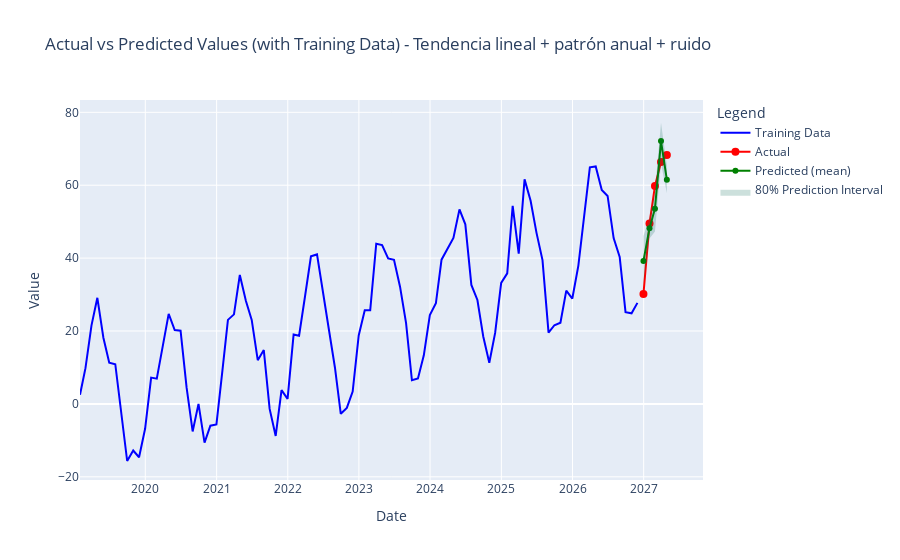

Notebook code for this chart:
### Code cell
mx.random.seed(42)
np.random.seed(42)


# Example usage:
start_date = pd.Timestamp("2019-01-01")
num_samples = 100

# Generate the time series
time_series1 = np.arange(num_samples) * 0.5 + \
               np.sin(np.arange(num_samples) * 2 * np.pi / 12) * 20 + \
               np.random.normal(loc=0, scale=5, size=num_samples)

time_series2 = np.sin(np.arange(num_samples) * 2 * np.pi / 6) * 30 + \
               np.random.normal(loc=100, scale=10, size=num_samples)

time_series3 = np.exp(np.arange(num_samples) * 0.03) + \
               np.random.normal(loc=0, scale=3, size=num_samples)

time_series = [time_series1, time_series2, time_series3]
titles = ['Tendencia lineal + patrón anual + ruido',
          'Patrón estacional + ruido',
          'Tendencia exponencial + ruido']

# Create and use the forecaster
forecaster = DeepARForecasting(start_date="2019-01-01", freq="ME", prediction_length=5)

for series, title in zip(time_series, titles):
    forecaster.add_time_series(series, title)

forecaster.plot_input_series()

forecaster.run_forecasting_process(series_index=0)
